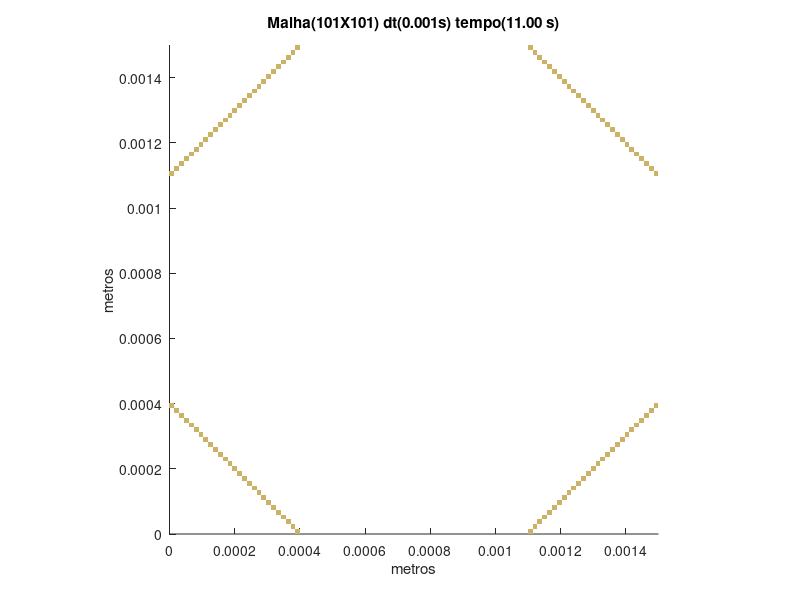

Source code (MATLAB):
set (gca,'PlotBoxAspectRatio',[1 1 1],'Xlim',[0,0.0015],'Ylim',[0,0.0015])
hold on
title('Malha(101X101) dt(0.001s) tempo(11.00 s)')
hold on
ylabel('metros')
hold on
xlabel('metros')
hold on

fill([0.000386138613861386 0.000386138613861386 0.000400990099009901 0.000400990099009901],[0 1.48514851485149E-05 1.48514851485149E-05 0],[0.8,0.7,0.4],'LineStyle','none')

fill([0.0010990099009901 0.0010990099009901 0.00111386138613861 0.00111386138613861],[0 1.48514851485149E-05 1.48514851485149E-05 0],[0.8,0.7,0.4],'LineStyle','none')

fill([0.000371287128712871 0.000371287128712871 0.000386138613861386 0.000386138613861386],[1.48514851485149E-05 2.97029702970297E-05 2.97029702970297E-05 1.48514851485149E-05],[0.8,0.7,0.4],'LineStyle','none')

fill([0.00111386138613861 0.00111386138613861 0.00112871287128713 0.00112871287128713],[1.48514851485149E-05 2.97029702970297E-05 2.97029702970297E-05 1.48514851485149E-05],[0.8,0.7,0.4],'LineStyle','none')

fill([0.000356435643564356 0.000356435643564356 0.000371287128712871 0.000371287128712871],[2.97029702970297E-05 4.45544554455446E-05 4.45544554455446E-05 2.97029702970297E-05],[0.8,0.7,0.4],'LineStyle','none')

fill([0.00112871287128713 0.00112871287128713 0.00114356435643564 0.00114356435643564],[2.97029702970297E-05 4.45544554455446E-05 4.45544554455446E-05 2.97029702970297E-05],[0.8,0.7,0.4],'LineStyle','none')

fill([0.000341584158415842 0.000341584158415842 0.000356435643564356 0.000356435643564356],[4.45544554455446E-05 5.94059405940594E-05 5.94059405940594E-05 4.45544554455446E-05],[0.8,0.7,0.4],'LineStyle','none')

fill([0.00114356435643564 0.00114356435643564 0.00115841584158416 0.00115841584158416],[4.45544554455446E-05 5.94059405940594E-05 5.94059405940594E-05 4.45544554455446E-05],[0.8,0.7,0.4],'LineStyle','none')

fill([0.000326732673267327 0.000326732673267327 0.000341584158415842 0.000341584158415842],[5.94059405940594E-05 7.42574257425743E-05 7.42574257425743E-05 5.94059405940594E-05],[0.8,0.7,0.4],'LineStyle','none')

fill([0.00115841584158416 0.00115841584158416 0.00117326732673267 0.00117326732673267],[5.94059405940594E-05 7.42574257425743E-05 7.42574257425743E-05 5.94059405940594E-05],[0.8,0.7,0.4],'LineStyle','none')

fill([0.000311881188118812 0.000311881188118812 0.000326732673267327 0.000326732673267327],[7.42574257425743E-05 8.91089108910891E-05 8.91089108910891E-05 7.42574257425743E-05],[0.8,0.7,0.4],'LineStyle','none')

fill([0.00117326732673267 0.00117326732673267 0.00118811881188119 0.00118811881188119],[7.42574257425743E-05 8.91089108910891E-05 8.91089108910891E-05 7.42574257425743E-05],[0.8,0.7,0.4],'LineStyle','none')

fill([0.000297029702970297 0.000297029702970297 0.000311881188118812 0.000311881188118812],[8.91089108910891E-05 0.000103960396039604 0.000103960396039604 8.91089108910891E-05],[0.8,0.7,0.4],'LineStyle','none')

fill([0.00118811881188119 0.00118811881188119 0.0012029702970297 0.0012029702970297],[8.91089108910891E-05 0.000103960396039604 0.000103960396039604 8.91089108910891E-05],[0.8,0.7,0.4],'LineStyle','none')

fill([0.000282178217821782 0.000282178217821782 0.000297029702970297 0.000297029702970297],[0.000103960396039604 0.000118811881188119 0.000118811881188119 0.000103960396039604],[0.8,0.7,0.4],'LineStyle','none')

fill([0.0012029702970297 0.0012029702970297 0.00121782178217822 0.00121782178217822],[0.000103960396039604 0.000118811881188119 0.000118811881188119 0.000103960396039604],[0.8,0.7,0.4],'LineStyle','none')

fill([0.000267326732673267 0.000267326732673267 0.000282178217821782 0.000282178217821782],[0.000118811881188119 0.000133663366336634 0.000133663366336634 0.000118811881188119],[0.8,0.7,0.4],'LineStyle','none')

fill([0.00121782178217822 0.00121782178217822 0.00123267326732673 0.00123267326732673],[0.000118811881188119 0.000133663366336634 0.000133663366336634 0.000118811881188119],[0.8,0.7,0.4],'LineStyle','none')

fill([0.000252475247524752 0.000252475247524752 0.000267326732673267 0.000267326732673267],[0.000133663366336634 0.000148514851485149 0.000148514851485149 0.000133663366336634],[0.8,0.7,0.4],'LineStyle','none')

fill([0.00123267326732673 0.00123267326732673 0.00124752475247525 0.00124752475247525],[0.000133663366336634 0.000148514851485149 0.000148514851485149 0.000133663366336634],[0.8,0.7,0.4],'LineStyle','none')

fill([0.000237623762376238 0.000237623762376238 0.000252475247524752 0.000252475247524752],[0.000148514851485149 0.000163366336633663 0.000163366336633663 0.000148514851485149],[0.8,0.7,0.4],'LineStyle','none')

fill([0.00124752475247525 0.00124752475247525 0.00126237623762376 0.00126237623762376],[0.000148514851485149 0.000163366336633663 0.000163366336633663 0.000148514851485149],[0.8,0.7,0.4],'LineStyle','none')

fill([0.000222772277227723 0.000222772277227723 0.000237623762376238 0.000237623762376238],[0.000163366336633663 0.000178217821782178 0.000178217821782178 0.000163366336633663],[0.8,0.7,0.4],'LineStyle','none')

fill([0.00126237623762376 0.00126237623762376 0.00127722772277228 0.00127722772277228],[0.000163366336633663 0.000178217821782178 0.000178217821782178 0.000163366336633663],[0.8,0.7,0.4],'LineStyle','none')

fill([0.000207920792079208 0.000207920792079208 0.000222772277227723 0.000222772277227723],[0.000178217821782178 0.000193069306930693 0.000193069306930693 0.000178217821782178],[0.8,0.7,0.4],'LineStyle','none')

fill([0.00127722772277228 0.00127722772277228 0.00129207920792079 0.00129207920792079],[0.000178217821782178 0.000193069306930693 0.000193069306930693 0.000178217821782178],[0.8,0.7,0.4],'LineStyle','none')

fill([0.000193069306930693 0.000193069306930693 0.000207920792079208 0.000207920792079208],[0.000193069306930693 0.000207920792079208 0.000207920792079208 0.000193069306930693],[0.8,0.7,0.4],'LineStyle','none')

fill([0.00129207920792079 0.00129207920792079 0.00130693069306931 0.00130693069306931],[0.000193069306930693 0.000207920792079208 0.000207920792079208 0.000193069306930693],[0.8,0.7,0.4],'LineStyle','none')

fill([0.000178217821782178 0.000178217821782178 0.000193069306930693 0.000193069306930693],[0.000207920792079208 0.000222772277227723 0.000222772277227723 0.000207920792079208],[0.8,0.7,0.4],'LineStyle','none')

fill([0.00130693069306931 0.00130693069306931 0.00132178217821782 0.00132178217821782],[0.000207920792079208 0.000222772277227723 0.000222772277227723 0.000207920792079208],[0.8,0.7,0.4],'LineStyle','none')

fill([0.000163366336633663 0.000163366336633663 0.000178217821782178 0.000178217821782178],[0.000222772277227723 0.000237623762376238 0.000237623762376238 0.000222772277227723],[0.8,0.7,0.4],'LineStyle','none')

fill([0.00132178217821782 0.00132178217821782 0.00133663366336634 0.00133663366336634],[0.000222772277227723 0.000237623762376238 0.000237623762376238 0.000222772277227723],[0.8,0.7,0.4],'LineStyle','none')

fill([0.000148514851485149 0.000148514851485149 0.000163366336633663 0.000163366336633663],[0.000237623762376238 0.000252475247524752 0.000252475247524752 0.000237623762376238],[0.8,0.7,0.4],'LineStyle','none')

fill([0.00133663366336634 0.00133663366336634 0.00135148514851485 0.00135148514851485],[0.000237623762376238 0.000252475247524752 0.000252475247524752 0.000237623762376238],[0.8,0.7,0.4],'LineStyle','none')

fill([0.000133663366336634 0.000133663366336634 0.000148514851485149 0.000148514851485149],[0.000252475247524752 0.000267326732673267 0.000267326732673267 0.000252475247524752],[0.8,0.7,0.4],'LineStyle','none')

fill([0.00135148514851485 0.00135148514851485 0.00136633663366337 0.00136633663366337],[0.000252475247524752 0.000267326732673267 0.000267326732673267 0.000252475247524752],[0.8,0.7,0.4],'LineStyle','none')

fill([0.000118811881188119 0.000118811881188119 0.000133663366336634 0.000133663366336634],[0.000267326732673267 0.000282178217821782 0.000282178217821782 0.000267326732673267],[0.8,0.7,0.4],'LineStyle','none')

fill([0.00136633663366337 0.00136633663366337 0.00138118811881188 0.00138118811881188],[0.000267326732673267 0.000282178217821782 0.000282178217821782 0.000267326732673267],[0.8,0.7,0.4],'LineStyle','none')

fill([0.000103960396039604 0.000103960396039604 0.000118811881188119 0.000118811881188119],[0.000282178217821782 0.000297029702970297 0.000297029702970297 0.000282178217821782],[0.8,0.7,0.4],'LineStyle','none')

fill([0.00138118811881188 0.00138118811881188 0.0013960396039604 0.0013960396039604],[0.000282178217821782 0.000297029702970297 0.000297029702970297 0.000282178217821782],[0.8,0.7,0.4],'LineStyle','none')

fill([8.91089108910891E-05 8.91089108910891E-05 0.000103960396039604 0.000103960396039604],[0.000297029702970297 0.000311881188118812 0.000311881188118812 0.000297029702970297],[0.8,0.7,0.4],'LineStyle','none')

fill([0.0013960396039604 0.0013960396039604 0.00141089108910891 0.00141089108910891],[0.000297029702970297 0.000311881188118812 0.000311881188118812 0.000297029702970297],[0.8,0.7,0.4],'LineStyle','none')

fill([7.42574257425743E-05 7.42574257425743E-05 8.91089108910891E-05 8.91089108910891E-05],[0.000311881188118812 0.000326732673267327 0.000326732673267327 0.000311881188118812],[0.8,0.7,0.4],'LineStyle','none')

fill([0.00141089108910891 0.00141089108910891 0.00142574257425743 0.00142574257425743],[0.000311881188118812 0.000326732673267327 0.000326732673267327 0.000311881188118812],[0.8,0.7,0.4],'LineStyle','none')

fill([5.94059405940594E-05 5.94059405940594E-05 7.42574257425743E-05 7.42574257425743E-05],[0.000326732673267327 0.000341584158415842 0.000341584158415842 0.000326732673267327],[0.8,0.7,0.4],'LineStyle','none')

fill([0.00142574257425743 0.00142574257425743 0.00144059405940594 0.00144059405940594],[0.000326732673267327 0.000341584158415842 0.000341584158415842 0.000326732673267327],[0.8,0.7,0.4],'LineStyle','none')

fill([4.45544554455446E-05 4.45544554455446E-05 5.94059405940594E-05 5.94059405940594E-05],[0.000341584158415842 0.000356435643564356 0.000356435643564356 0.000341584158415842],[0.8,0.7,0.4],'LineStyle','none')

fill([0.00144059405940594 0.00144059405940594 0.00145544554455446 0.00145544554455446],[0.000341584158415842 0.000356435643564356 0.000356435643564356 0.000341584158415842],[0.8,0.7,0.4],'LineStyle','none')

fill([2.97029702970297E-05 2.97029702970297E-05 4.45544554455446E-05 4.45544554455446E-05],[0.000356435643564356 0.000371287128712871 0.000371287128712871 0.000356435643564356],[0.8,0.7,0.4],'LineStyle','none')

fill([0.00145544554455446 0.00145544554455446 0.00147029702970297 0.00147029702970297],[0.000356435643564356 0.000371287128712871 0.000371287128712871 0.000356435643564356],[0.8,0.7,0.4],'LineStyle','none')

fill([1.48514851485149E-05 1.48514851485149E-05 2.97029702970297E-05 2.97029702970297E-05],[0.000371287128712871 0.000386138613861386 0.000386138613861386 0.000371287128712871],[0.8,0.7,0.4],'LineStyle','none')

fill([0.00147029702970297 0.00147029702970297 0.00148514851485149 0.00148514851485149],[0.000371287128712871 0.000386138613861386 0.000386138613861386 0.000371287128712871],[0.8,0.7,0.4],'LineStyle','none')

fill([0 0 1.48514851485149E-05 1.48514851485149E-05],[0.000386138613861386 0.000400990099009901 0.000400990099009901 0.000386138613861386],[0.8,0.7,0.4],'LineStyle','none')

fill([0.00148514851485149 0.00148514851485149 0.0015 0.0015],[0.000386138613861386 0.000400990099009901 0.000400990099009901 0.000386138613861386],[0.8,0.7,0.4],'LineStyle','none')

fill([0 0 1.48514851485149E-05 1.48514851485149E-05],[0.0010990099009901 0.00111386138613861 0.00111386138613861 0.0010990099009901],[0.8,0.7,0.4],'LineStyle','none')

fill([0.00148514851485149 0.00148514851485149 0.0015 0.0015],[0.0010990099009901 0.00111386138613861 0.00111386138613861 0.0010990099009901],[0.8,0.7,0.4],'LineStyle','none')

fill([1.48514851485149E-05 1.48514851485149E-05 2.97029702970297E-05 2.97029702970297E-05],[0.00111386138613861 0.00112871287128713 0.00112871287128713 0.00111386138613861],[0.8,0.7,0.4],'LineStyle','none')

fill([0.00147029702970297 0.00147029702970297 0.00148514851485149 0.00148514851485149],[0.00111386138613861 0.00112871287128713 0.00112871287128713 0.00111386138613861],[0.8,0.7,0.4],'LineStyle','none')

fill([2.97029702970297E-05 2.97029702970297E-05 4.45544554455446E-05 4.45544554455446E-05],[0.00112871287128713 0.00114356435643564 0.00114356435643564 0.00112871287128713],[0.8,0.7,0.4],'LineStyle','none')

fill([0.00145544554455446 0.00145544554455446 0.00147029702970297 0.00147029702970297],[0.00112871287128713 0.00114356435643564 0.00114356435643564 0.00112871287128713],[0.8,0.7,0.4],'LineStyle','none')

fill([4.45544554455446E-05 4.45544554455446E-05 5.94059405940594E-05 5.94059405940594E-05],[0.00114356435643564 0.00115841584158416 0.00115841584158416 0.00114356435643564],[0.8,0.7,0.4],'LineStyle','none')

fill([0.00144059405940594 0.00144059405940594 0.00145544554455446 0.00145544554455446],[0.00114356435643564 0.00115841584158416 0.00115841584158416 0.00114356435643564],[0.8,0.7,0.4],'LineStyle','none')

fill([5.94059405940594E-05 5.94059405940594E-05 7.42574257425743E-05 7.42574257425743E-05],[0.00115841584158416 0.00117326732673267 0.00117326732673267 0.00115841584158416],[0.8,0.7,0.4],'LineStyle','none')

fill([0.00142574257425743 0.00142574257425743 0.00144059405940594 0.00144059405940594],[0.00115841584158416 0.00117326732673267 0.00117326732673267 0.00115841584158416],[0.8,0.7,0.4],'LineStyle','none')

fill([7.42574257425743E-05 7.42574257425743E-05 8.91089108910891E-05 8.91089108910891E-05],[0.00117326732673267 0.00118811881188119 0.00118811881188119 0.00117326732673267],[0.8,0.7,0.4],'LineStyle','none')

fill([0.00141089108910891 0.00141089108910891 0.00142574257425743 0.00142574257425743],[0.00117326732673267 0.00118811881188119 0.00118811881188119 0.00117326732673267],[0.8,0.7,0.4],'LineStyle','none')

fill([8.91089108910891E-05 8.91089108910891E-05 0.000103960396039604 0.000103960396039604],[0.00118811881188119 0.0012029702970297 0.0012029702970297 0.00118811881188119],[0.8,0.7,0.4],'LineStyle','none')

fill([0.0013960396039604 0.0013960396039604 0.00141089108910891 0.00141089108910891],[0.00118811881188119 0.0012029702970297 0.0012029702970297 0.00118811881188119],[0.8,0.7,0.4],'LineStyle','none')

fill([0.000103960396039604 0.000103960396039604 0.000118811881188119 0.000118811881188119],[0.0012029702970297 0.00121782178217822 0.00121782178217822 0.0012029702970297],[0.8,0.7,0.4],'LineStyle','none')

fill([0.00138118811881188 0.00138118811881188 0.0013960396039604 0.0013960396039604],[0.0012029702970297 0.00121782178217822 0.00121782178217822 0.0012029702970297],[0.8,0.7,0.4],'LineStyle','none')

fill([0.000118811881188119 0.000118811881188119 0.000133663366336634 0.000133663366336634],[0.00121782178217822 0.00123267326732673 0.00123267326732673 0.00121782178217822],[0.8,0.7,0.4],'LineStyle','none')

fill([0.00136633663366337 0.00136633663366337 0.00138118811881188 0.00138118811881188],[0.00121782178217822 0.00123267326732673 0.00123267326732673 0.00121782178217822],[0.8,0.7,0.4],'LineStyle','none')

fill([0.000133663366336634 0.000133663366336634 0.000148514851485149 0.000148514851485149],[0.00123267326732673 0.00124752475247525 0.00124752475247525 0.00123267326732673],[0.8,0.7,0.4],'LineStyle','none')

fill([0.00135148514851485 0.00135148514851485 0.00136633663366337 0.00136633663366337],[0.00123267326732673 0.00124752475247525 0.00124752475247525 0.00123267326732673],[0.8,0.7,0.4],'LineStyle','none')

fill([0.000148514851485149 0.000148514851485149 0.000163366336633663 0.000163366336633663],[0.00124752475247525 0.00126237623762376 0.00126237623762376 0.00124752475247525],[0.8,0.7,0.4],'LineStyle','none')

fill([0.00133663366336634 0.00133663366336634 0.00135148514851485 0.00135148514851485],[0.00124752475247525 0.00126237623762376 0.00126237623762376 0.00124752475247525],[0.8,0.7,0.4],'LineStyle','none')

fill([0.000163366336633663 0.000163366336633663 0.000178217821782178 0.000178217821782178],[0.00126237623762376 0.00127722772277228 0.00127722772277228 0.00126237623762376],[0.8,0.7,0.4],'LineStyle','none')

fill([0.00132178217821782 0.00132178217821782 0.00133663366336634 0.00133663366336634],[0.00126237623762376 0.00127722772277228 0.00127722772277228 0.00126237623762376],[0.8,0.7,0.4],'LineStyle','none')

fill([0.000178217821782178 0.000178217821782178 0.000193069306930693 0.000193069306930693],[0.00127722772277228 0.00129207920792079 0.00129207920792079 0.00127722772277228],[0.8,0.7,0.4],'LineStyle','none')

fill([0.00130693069306931 0.00130693069306931 0.00132178217821782 0.00132178217821782],[0.00127722772277228 0.00129207920792079 0.00129207920792079 0.00127722772277228],[0.8,0.7,0.4],'LineStyle','none')

fill([0.000193069306930693 0.000193069306930693 0.000207920792079208 0.000207920792079208],[0.00129207920792079 0.00130693069306931 0.00130693069306931 0.00129207920792079],[0.8,0.7,0.4],'LineStyle','none')

fill([0.00129207920792079 0.00129207920792079 0.00130693069306931 0.00130693069306931],[0.00129207920792079 0.00130693069306931 0.00130693069306931 0.00129207920792079],[0.8,0.7,0.4],'LineStyle','none')

fill([0.000207920792079208 0.000207920792079208 0.000222772277227723 0.000222772277227723],[0.00130693069306931 0.00132178217821782 0.00132178217821782 0.00130693069306931],[0.8,0.7,0.4],'LineStyle','none')

fill([0.00127722772277228 0.00127722772277228 0.00129207920792079 0.00129207920792079],[0.00130693069306931 0.00132178217821782 0.00132178217821782 0.00130693069306931],[0.8,0.7,0.4],'LineStyle','none')

fill([0.000222772277227723 0.000222772277227723 0.000237623762376238 0.000237623762376238],[0.00132178217821782 0.00133663366336634 0.00133663366336634 0.00132178217821782],[0.8,0.7,0.4],'LineStyle','none')

fill([0.00126237623762376 0.00126237623762376 0.00127722772277228 0.00127722772277228],[0.00132178217821782 0.00133663366336634 0.00133663366336634 0.00132178217821782],[0.8,0.7,0.4],'LineStyle','none')

fill([0.000237623762376238 0.000237623762376238 0.000252475247524752 0.000252475247524752],[0.00133663366336634 0.00135148514851485 0.00135148514851485 0.00133663366336634],[0.8,0.7,0.4],'LineStyle','none')

fill([0.00124752475247525 0.00124752475247525 0.00126237623762376 0.00126237623762376],[0.00133663366336634 0.00135148514851485 0.00135148514851485 0.00133663366336634],[0.8,0.7,0.4],'LineStyle','none')

fill([0.000252475247524752 0.000252475247524752 0.000267326732673267 0.000267326732673267],[0.00135148514851485 0.00136633663366337 0.00136633663366337 0.00135148514851485],[0.8,0.7,0.4],'LineStyle','none')

fill([0.00123267326732673 0.00123267326732673 0.00124752475247525 0.00124752475247525],[0.00135148514851485 0.00136633663366337 0.00136633663366337 0.00135148514851485],[0.8,0.7,0.4],'LineStyle','none')

fill([0.000267326732673267 0.000267326732673267 0.000282178217821782 0.000282178217821782],[0.00136633663366337 0.00138118811881188 0.00138118811881188 0.00136633663366337],[0.8,0.7,0.4],'LineStyle','none')

fill([0.00121782178217822 0.00121782178217822 0.00123267326732673 0.00123267326732673],[0.00136633663366337 0.00138118811881188 0.00138118811881188 0.00136633663366337],[0.8,0.7,0.4],'LineStyle','none')

fill([0.000282178217821782 0.000282178217821782 0.000297029702970297 0.000297029702970297],[0.00138118811881188 0.0013960396039604 0.0013960396039604 0.00138118811881188],[0.8,0.7,0.4],'LineStyle','none')

fill([0.0012029702970297 0.0012029702970297 0.00121782178217822 0.00121782178217822],[0.00138118811881188 0.0013960396039604 0.0013960396039604 0.00138118811881188],[0.8,0.7,0.4],'LineStyle','none')

fill([0.000297029702970297 0.000297029702970297 0.000311881188118812 0.000311881188118812],[0.0013960396039604 0.00141089108910891 0.00141089108910891 0.0013960396039604],[0.8,0.7,0.4],'LineStyle','none')

fill([0.00118811881188119 0.00118811881188119 0.0012029702970297 0.0012029702970297],[0.0013960396039604 0.00141089108910891 0.00141089108910891 0.0013960396039604],[0.8,0.7,0.4],'LineStyle','none')

fill([0.000311881188118812 0.000311881188118812 0.000326732673267327 0.000326732673267327],[0.00141089108910891 0.00142574257425743 0.00142574257425743 0.00141089108910891],[0.8,0.7,0.4],'LineStyle','none')

fill([0.00117326732673267 0.00117326732673267 0.00118811881188119 0.00118811881188119],[0.00141089108910891 0.00142574257425743 0.00142574257425743 0.00141089108910891],[0.8,0.7,0.4],'LineStyle','none')

fill([0.000326732673267327 0.000326732673267327 0.000341584158415842 0.000341584158415842],[0.00142574257425743 0.00144059405940594 0.00144059405940594 0.00142574257425743],[0.8,0.7,0.4],'LineStyle','none')

fill([0.00115841584158416 0.00115841584158416 0.00117326732673267 0.00117326732673267],[0.00142574257425743 0.00144059405940594 0.00144059405940594 0.00142574257425743],[0.8,0.7,0.4],'LineStyle','none')

fill([0.000341584158415842 0.000341584158415842 0.000356435643564356 0.000356435643564356],[0.00144059405940594 0.00145544554455446 0.00145544554455446 0.00144059405940594],[0.8,0.7,0.4],'LineStyle','none')

fill([0.00114356435643564 0.00114356435643564 0.00115841584158416 0.00115841584158416],[0.00144059405940594 0.00145544554455446 0.00145544554455446 0.00144059405940594],[0.8,0.7,0.4],'LineStyle','none')

fill([0.000356435643564356 0.000356435643564356 0.000371287128712871 0.000371287128712871],[0.00145544554455446 0.00147029702970297 0.00147029702970297 0.00145544554455446],[0.8,0.7,0.4],'LineStyle','none')

fill([0.00112871287128713 0.00112871287128713 0.00114356435643564 0.00114356435643564],[0.00145544554455446 0.00147029702970297 0.00147029702970297 0.00145544554455446],[0.8,0.7,0.4],'LineStyle','none')

fill([0.000371287128712871 0.000371287128712871 0.000386138613861386 0.000386138613861386],[0.00147029702970297 0.00148514851485149 0.00148514851485149 0.00147029702970297],[0.8,0.7,0.4],'LineStyle','none')

fill([0.00111386138613861 0.00111386138613861 0.00112871287128713 0.00112871287128713],[0.00147029702970297 0.00148514851485149 0.00148514851485149 0.00147029702970297],[0.8,0.7,0.4],'LineStyle','none')

fill([0.000386138613861386 0.000386138613861386 0.000400990099009901 0.000400990099009901],[0.00148514851485149 0.0015 0.0015 0.00148514851485149],[0.8,0.7,0.4],'LineStyle','none')

fill([0.0010990099009901 0.0010990099009901 0.00111386138613861 0.00111386138613861],[0.00148514851485149 0.0015 0.0015 0.00148514851485149],[0.8,0.7,0.4],'LineStyle','none')
